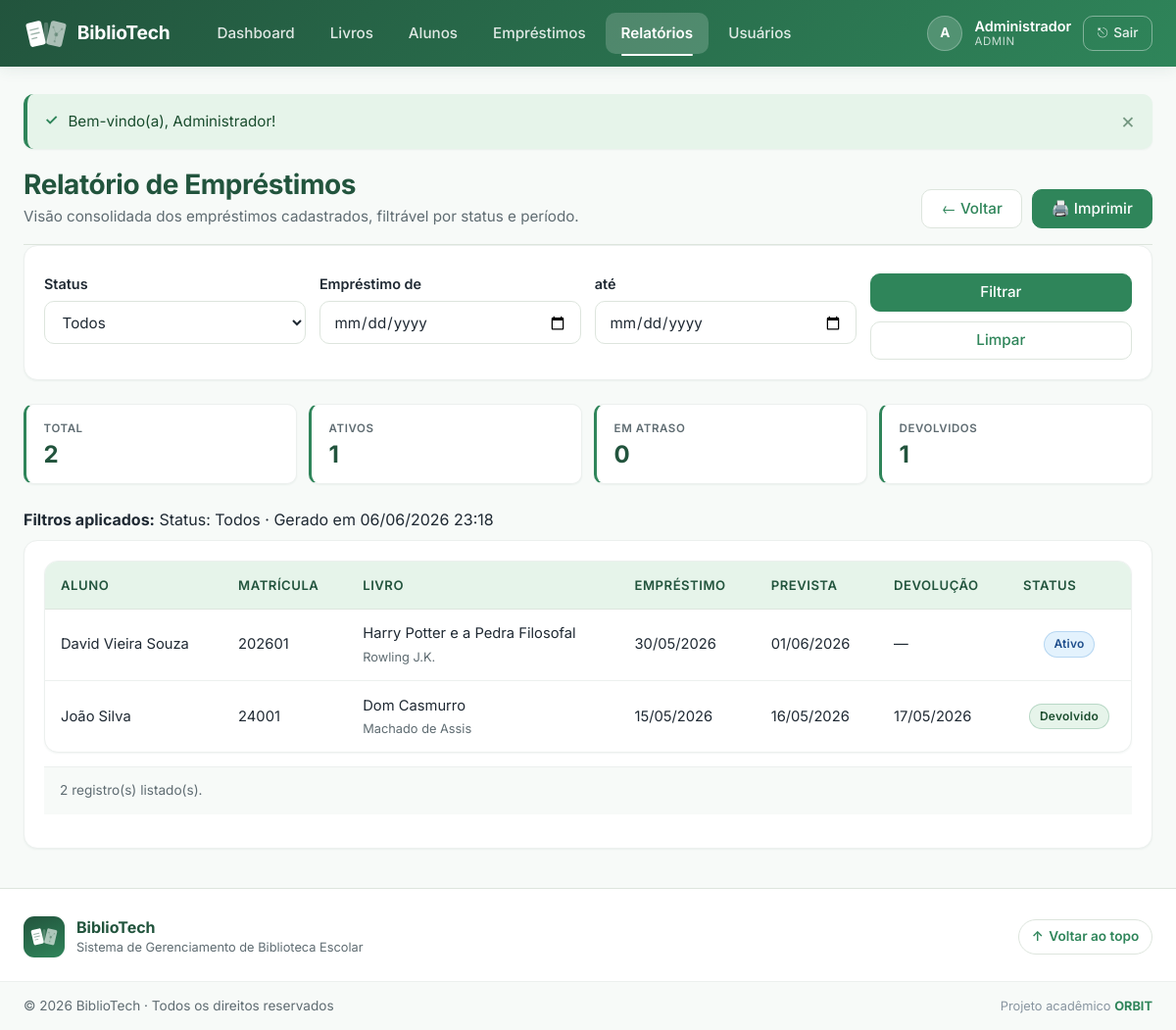
Screenshot of /relatorios/emprestimos.php (signed in) with the database file from the repository.
### tables this page shows
CREATE TABLE IF NOT EXISTS emprestimos (
    id                      INT      NOT NULL AUTO_INCREMENT,

     
    aluno_id                INT      NOT NULL,

     
    livro_id                INT      NOT NULL,

     
    usuario_id              INT      NOT NULL,

     
    data_emprestimo         DATE     NOT NULL,
    data_prevista_devolucao DATE     NOT NULL,   
    data_devolucao          DATE     DEFAULT NULL,  

     
    status ENUM(
        'ativo',       
        'devolvido',   
        'em_atraso'    
    ) NOT NULL DEFAULT 'ativo',

    observacao   TEXT       DEFAULT NULL,
    criado_em    TIMESTAMP  NOT NULL DEFAULT CURRENT_TIMESTAMP,
    atualizado_em TIMESTAMP NOT NULL DEFAULT CURRENT_TIMESTAMP
                            ON UPDATE CURRENT_TIMESTAMP,

     
    CONSTRAINT pk_emprestimos    PRIMARY KEY (id),

    CONSTRAINT fk_emp_aluno       
        FOREIGN KEY (aluno_id)
        REFERENCES alunos(id)
        ON DELETE RESTRICT
        ON UPDATE CASCADE,

    CONSTRAINT fk_emp_livro       
        FOREIGN KEY (livro_id)
        REFERENCES livros(id)
        ON DELETE RESTRICT
        ON UPDATE CASCADE,

    CONSTRAINT fk_emp_usuario     
        FOREIGN KEY (usuario_id)
        REFERENCES usuarios(id)
        ON DELETE RESTRICT
        ON UPDATE CASCADE,

     
    CONSTRAINT chk_emp_datas
        CHECK (
            data_devolucao IS NULL
            OR data_devolucao >= data_emprestimo
        )
);

CREATE TABLE IF NOT EXISTS alunos (
    id         INT           NOT NULL AUTO_INCREMENT,
    nome       VARCHAR(100)  NOT NULL,
    matricula  VARCHAR(20)   NOT NULL,     
    turma      VARCHAR(20)   DEFAULT NULL,
    email      VARCHAR(100)  DEFAULT NULL,
    telefone   VARCHAR(20)   DEFAULT NULL,
    ativo      TINYINT(1)    NOT NULL DEFAULT 1,  
    criado_em  TIMESTAMP     NOT NULL DEFAULT CURRENT_TIMESTAMP,
    atualizado_em TIMESTAMP  NOT NULL DEFAULT CURRENT_TIMESTAMP
                             ON UPDATE CURRENT_TIMESTAMP,

    CONSTRAINT pk_alunos          PRIMARY KEY (id),
    CONSTRAINT uq_alunos_matricula UNIQUE (matricula)  
);

CREATE TABLE IF NOT EXISTS livros (
    id                    INT           NOT NULL AUTO_INCREMENT,
    titulo                VARCHAR(200)  NOT NULL,
    autor                 VARCHAR(150)  NOT NULL,
    isbn                  VARCHAR(20)   DEFAULT NULL,  
    editora               VARCHAR(100)  DEFAULT NULL,
    ano_publicacao        YEAR          DEFAULT NULL,
    quantidade_total      INT           NOT NULL DEFAULT 1 CHECK (quantidade_total >= 0),
    quantidade_disponivel INT           NOT NULL DEFAULT 1 CHECK (quantidade_disponivel >= 0),
    ativo                 TINYINT(1)    NOT NULL DEFAULT 1,  
    criado_em             TIMESTAMP     NOT NULL DEFAULT CURRENT_TIMESTAMP,
    atualizado_em         TIMESTAMP     NOT NULL DEFAULT CURRENT_TIMESTAMP
                                        ON UPDATE CURRENT_TIMESTAMP,

    CONSTRAINT pk_livros PRIMARY KEY (id),

     
    CONSTRAINT chk_livros_qtd
        CHECK (quantidade_disponivel <= quantidade_total)
);

### relatorios/emprestimos.php (the view, shortened to what this page needs)
<?php
require_once __DIR__ . '/../includes/conexao.php';
try {
    $pdo->exec(
        "UPDATE emprestimos
            SET status = 'em_atraso'
          WHERE status = 'ativo'
            AND data_prevista_devolucao < CURDATE()"
    );
} catch (PDOException $e) {
    error_log('[BiblioTech] relatorios/emprestimos atualiza atrasos: ' . $e->getMessage());
}
$status = trim((string) ($_GET['status'] ?? 'todos'));
$valida_data = static function (string $d): ?string {
    if ($d === '') return null;
    $dt = DateTime::createFromFormat('Y-m-d', $d);
    if ($dt === false || $dt->format('Y-m-d') !== $d) return null;
    return $d;
};
$data_de_raw  = trim((string) ($_GET['data_de']  ?? ''));
$data_ate_raw = trim((string) ($_GET['data_ate'] ?? ''));
$data_de  = $valida_data($data_de_raw);
$data_ate = $valida_data($data_ate_raw);
$where  = [];
$params = [];
$clausula_where = $where ? 'WHERE ' . implode(' AND ', $where) : '';
$emprestimos = [];
try {
    $sql = "SELECT e.id,
                   e.status,
                   e.data_emprestimo,
                   e.data_prevista_devolucao,
                   e.data_devolucao,
                   a.nome      AS aluno_nome,
                   a.matricula AS aluno_matricula,
                   l.titulo    AS livro_titulo,
                   l.autor     AS livro_autor
              FROM emprestimos e
              INNER JOIN alunos a ON a.id = e.aluno_id
              INNER JOIN livros l ON l.id = e.livro_id
              $clausula_where
             ORDER BY e.data_emprestimo DESC, e.id DESC";
    $stmt = $pdo->prepare($sql);
    $stmt->execute($params);
    $emprestimos = $stmt->fetchAll();
} catch (PDOException $e) {
    error_log('[BiblioTech] relatorios/emprestimos fetch: ' . $e->getMessage());
    flash('erro', 'Erro ao gerar o relatório de empréstimos.');
}
$totais = ['ativo' => 0, 'devolvido' => 0, 'em_atraso' => 0, 'total' => 0];
foreach ($emprestimos as $e) {
    $s = (string) $e['status'];
    if (isset($totais[$s])) {
        $totais[$s]++;
    }
    $totais['total']++;
}
$fmt_br = static function (?string $iso): string {
    if (empty($iso)) return '—';
    $ts = strtotime($iso);
    return $ts === false ? '—' : date('d/m/Y', $ts);
};
require_once __DIR__ . '/../includes/header.php';
require_once __DIR__ . '/../includes/navbar.php';
?>
<div class="pagina-cabecalho">
    <div class="pagina-cabecalho-texto">
        <h1 class="pagina-titulo">Relatório de Empréstimos</h1>
        <p class="pagina-subtitulo">
            Visão consolidada dos empréstimos cadastrados, filtrável por status e período.
        </p>
    </div>
    <div class="pagina-cabecalho-acoes">
        <a href="<?= e(BASE_URL) ?>/relatorios/index.php" class="btn btn-secundario">
            &larr; Voltar
        </a>
        <button type="button" class="btn btn-primario" onclick="window.print()">
            🖨️ Imprimir
        </button>
    </div>
</div>
<div class="card mb-4 nao-imprimir">
    <form method="GET"
          action="<?= e(BASE_URL) ?>/relatorios/emprestimos.php"
          class="form-filtros">
        <div class="form-grupo">
            <label for="status">Status</label>
            <select id="status" name="status" class="form-campo">
                <option value="todos"     <?= $status === 'todos'     ? 'selected' : '' ?>>Todos</option>
            </select>
        </div>
        <div class="form-grupo">
            <label for="data_de">Empréstimo de</label>
            <input
                type="date"
                id="data_de"
                name="data_de"
                class="form-campo"
                value="<?= e($data_de ?? '') ?>"
            >
        </div>
        <div class="form-grupo">
            <label for="data_ate">até</label>
            <input
                type="date"
                id="data_ate"
                name="data_ate"
                class="form-campo"
                value="<?= e($data_ate ?? '') ?>"
            >
        </div>
        <div class="form-grupo form-grupo-acoes">
            <button type="submit" class="btn btn-primario">Filtrar</button>
            <a href="<?= e(BASE_URL) ?>/relatorios/emprestimos.php"
               class="btn btn-secundario">Limpar</a>
        </div>
    </form>
</div>
<div class="cards-indicadores mb-4">
    <div class="card card-indicador">
        <span class="indicador-rotulo">Total</span>
        <span class="indicador-valor"><?= (int) $totais['total'] ?></span>
    </div>
    <div class="card card-indicador">
        <span class="indicador-rotulo">Ativos</span>
        <span class="indicador-valor"><?= (int) $totais['ativo'] ?></span>
    </div>
    <div class="card card-indicador">
        <span class="indicador-rotulo">Em atraso</span>
        <span class="indicador-valor"><?= (int) $totais['em_atraso'] ?></span>
    </div>
    <div class="card card-indicador">
        <span class="indicador-rotulo">Devolvidos</span>
        <span class="indicador-valor"><?= (int) $totais['devolvido'] ?></span>
    </div>
</div>
<div class="relatorio-cabecalho mb-2">
    <strong>Filtros aplicados:</strong>
    Status: <?= e(ucfirst(str_replace('_', ' ', $status))) ?>
    · Gerado em <?= e(date('d/m/Y H:i')) ?>
</div>
<div class="card">
    <?php if (empty($emprestimos)): ?>
        <p class="tabela-vazia">Nenhum empréstimo encontrado com os filtros aplicados.</p>
    <?php else: ?>
        <div class="tabela-responsiva">
            <table class="tabela">
                <thead>
                    <tr>
                        <th>Aluno</th>
                        <th>Matrícula</th>
                        <th>Livro</th>
                        <th>Empréstimo</th>
                        <th>Prevista</th>
                        <th>Devolução</th>
                        <th class="text-centro">Status</th>
                    </tr>
                </thead>
                <tbody>
                    <?php foreach ($emprestimos as $emp): ?>
                        <?php $st = (string) $emp['status']; ?>
                        <tr>
                            <td data-label="Aluno"><?= e($emp['aluno_nome']) ?></td>
                            <td data-label="Matrícula"><?= e($emp['aluno_matricula']) ?></td>
                            <td data-label="Livro">
                                <?= e($emp['livro_titulo']) ?>
                                <br><small class="texto-muted"><?= e($emp['livro_autor']) ?></small>
                            </td>
                            <td data-label="Empréstimo"><?= e($fmt_br($emp['data_emprestimo'])) ?></td>
                            <td data-label="Prevista"><?= e($fmt_br($emp['data_prevista_devolucao'])) ?></td>
                            <td data-label="Devolução"><?= e($fmt_br($emp['data_devolucao'])) ?></td>
                            <td data-label="Status" class="text-centro">
                                <?php if ($st === 'devolvido'): ?>
                                    <span class="badge badge-sucesso">Devolvido</span>
                                <?php elseif ($st === 'em_atraso'): ?>
                                    <span class="badge badge-erro">Em atraso</span>
                                <?php else: ?>
                                    <span class="badge badge-info">Ativo</span>
                                <?php endif; ?>
                            </td>
                        </tr>
                    <?php endforeach; ?>
                </tbody>
            </table>
        </div>
        <p class="tabela-rodape">
            <?= (int) $totais['total'] ?> registro(s) listado(s).
        </p>
    <?php endif; ?>
</div>
<?php require_once __DIR__ . '/../includes/footer.php'; ?>

### rows the page displays
emprestimos: aluno.nome "David Vieira Souza", aluno.matricula "202601", livro.titulo "Harry Potter e a Pedra Filosofal", livro.autor "Rowling J.K.", data_emprestimo "30/05/2026", data_prevista_devolucao "01/06/2026", data_devolucao "—", status "Ativo"
emprestimos: aluno.nome "João Silva", aluno.matricula "24001", livro.titulo "Dom Casmurro", livro.autor "Machado de Assis", data_emprestimo "15/05/2026", data_prevista_devolucao "16/05/2026", data_devolucao "17/05/2026", status "Devolvido"

### other values shown
$iniciais "A"
$_SESSION['usuario_nome'] "Administrador"
$_SESSION['usuario_perfil'] "ADMIN"
$msg['mensagem'] "Bem-vindo(a), Administrador!"
$totais['total'] "2"
$totais['ativo'] "1"
$totais['em_atraso'] "0"
$totais['devolvido'] "1"
str_replace('_', ' ', $status) "Todos"
